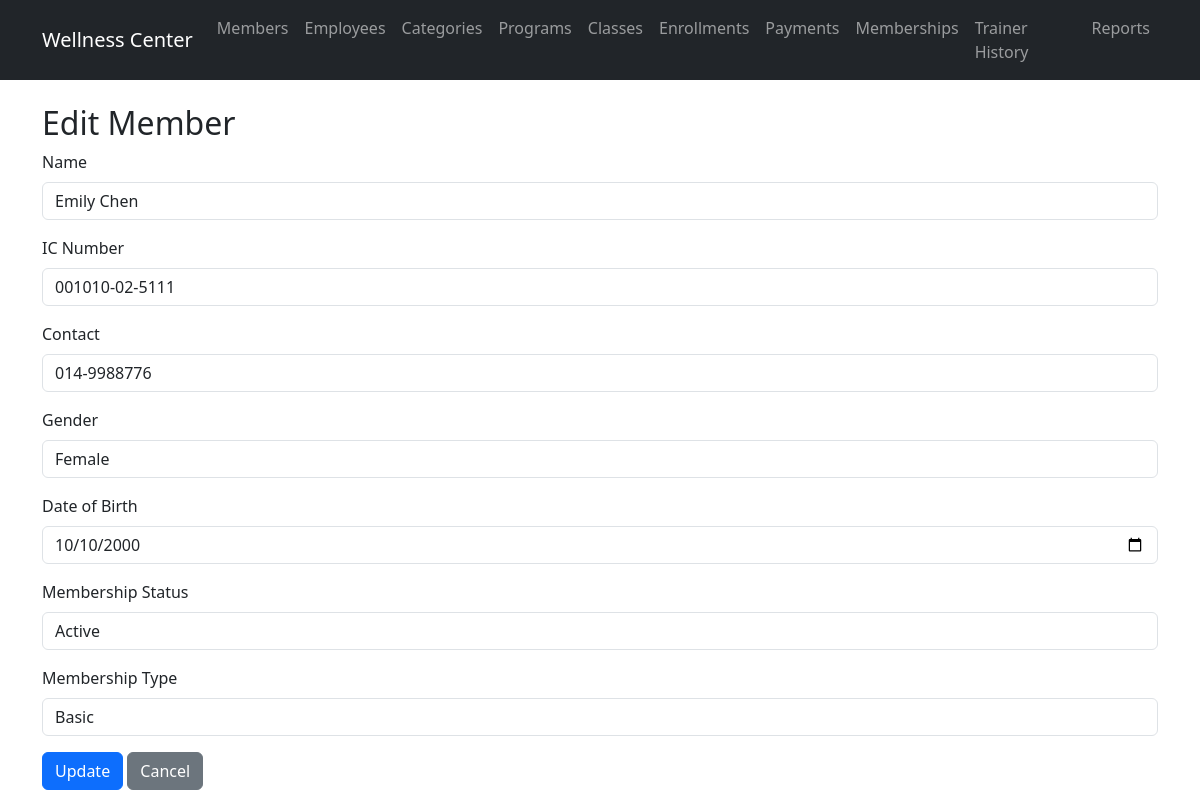
The app's page /routes/members/edit.php?id=4001, older data.
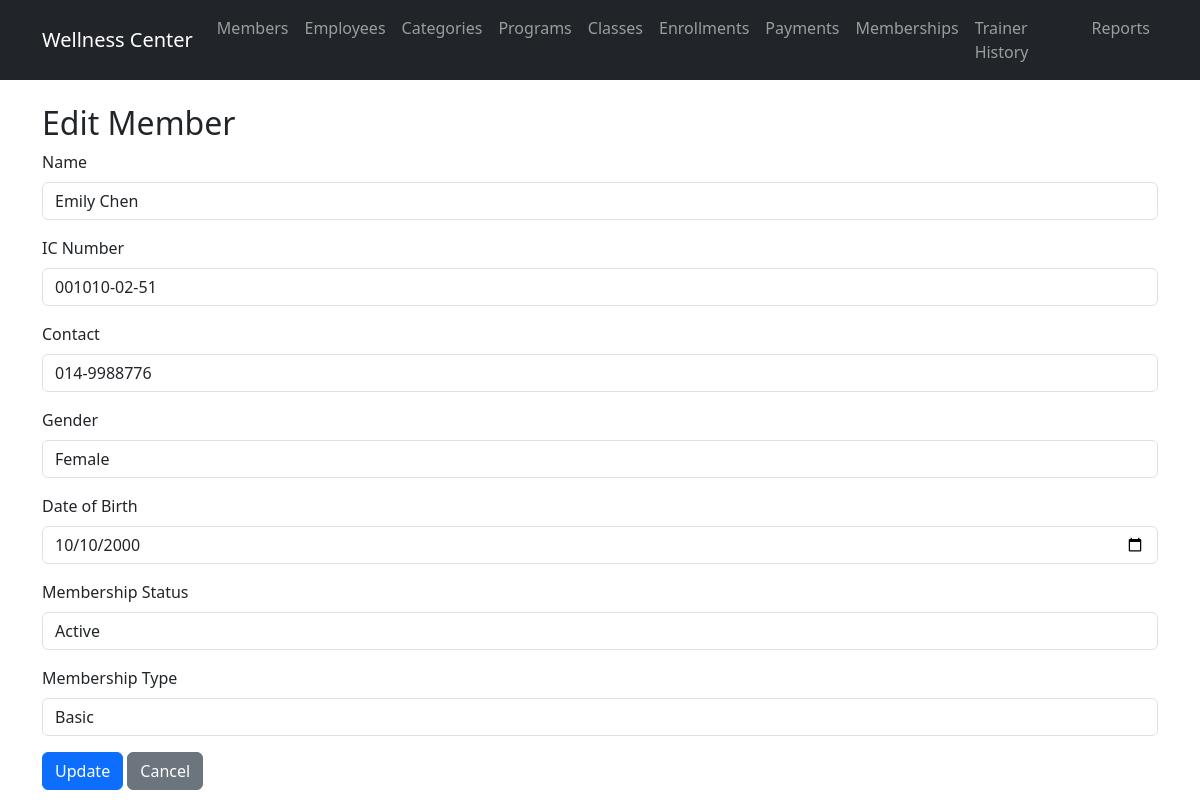
The same page, newer data.
### tables this page shows
CREATE TABLE `member` (
  `member_id` int(11) NOT NULL,
  `member_name` varchar(100) NOT NULL,
  `member_ic` VARCHAR(12) NOT NULL,
  `member_contact` VARCHAR(20) NOT NULL,
  `gender` varchar(10) DEFAULT NULL,
  `date_of_birth` date DEFAULT NULL,
  `membership_status` varchar(20) DEFAULT NULL,
  `type_id` int(11) DEFAULT NULL
);

CREATE TABLE `membership_type` (
  `type_id` int(11) NOT NULL,
  `type_name` varchar(20) NOT NULL,
  `monthly_fee` decimal(10,2) DEFAULT NULL
);

### models/Member.php (called while the page is built, shortened)
<?php
require_once __DIR__ . '/../config/database.php';
class Member {
    public $pdo;
    public function __construct() {
        global $pdo;
        $this->pdo = $pdo;
    }
    public function getById($id) {
        $stmt = $this->pdo->prepare("SELECT m.*, mt.type_name, mt.monthly_fee FROM member m LEFT JOIN membership_type mt ON m.type_id = mt.type_id WHERE m.member_id = ?");
        $stmt->execute([$id]);
        return $stmt->fetch(PDO::FETCH_ASSOC);
    }
}
?>

### models/Membership.php (called while the page is built, shortened)
<?php
require_once __DIR__ . '/../config/database.php';
class Membership {
    private $pdo;
    public function __construct() {
        global $pdo;
        $this->pdo = $pdo;
    }
    public function getAll() {
        $stmt = $this->pdo->query("SELECT * FROM membership_type");
        return $stmt->fetchAll(PDO::FETCH_ASSOC);
    }
}
?>

### routes/members/edit.php (the view, shortened to what this page needs)
<?php
require_once '../../models/Member.php';
require_once '../../models/Membership.php';
$member = new Member();
$membership = new Membership();
$id = $_GET['id'];
$data = $member->getById($id);
$types = $membership->getAll();
include '../../views/header.php';
?>
<h2>Edit Member</h2>
<form method="post">
    <div class="mb-3">
        <label for="member_name" class="form-label">Name</label>
        <input type="text" class="form-control" id="member_name" name="member_name" value="<?php echo $data['member_name']; ?>" required>
    </div>
    <div class="mb-3">
        <label for="member_ic" class="form-label">IC Number</label>
        <input type="text" class="form-control" id="member_ic" name="member_ic" value="<?php echo $data['member_ic']; ?>" required>
    </div>
    <div class="mb-3">
        <label for="member_contact" class="form-label">Contact</label>
        <input type="text" class="form-control" id="member_contact" name="member_contact" value="<?php echo $data['member_contact']; ?>">
    </div>
    <div class="mb-3">
        <label for="gender" class="form-label">Gender</label>
        <select class="form-control" id="gender" name="gender">
            <option value="Female" <?php echo ($data['gender'] == 'Female' ? 'selected' : ''); ?>>Female</option>
        </select>
    </div>
    <div class="mb-3">
        <label for="date_of_birth" class="form-label">Date of Birth</label>
        <input type="date" class="form-control" id="date_of_birth" name="date_of_birth" value="<?php echo $data['date_of_birth']; ?>">
    </div>
    <div class="mb-3">
        <label for="membership_status" class="form-label">Membership Status</label>
        <select class="form-control" id="membership_status" name="membership_status">
            <option value="Active" <?php echo ($data['membership_status'] == 'Active' ? 'selected' : ''); ?>>Active</option>
        </select>
    </div>
    <div class="mb-3">
        <label for="type_id" class="form-label">Membership Type</label>
        <select class="form-control" id="type_id" name="type_id" required>
            <?php foreach ($types as $type): ?>
            <option value="<?php echo $type['type_id']; ?>" <?php echo ($data['type_id'] == $type['type_id'] ? 'selected' : ''); ?>><?php echo $type['type_name']; ?></option>
            <?php endforeach; ?>
        </select>
    </div>
    <button type="submit" class="btn btn-primary">Update</button>
    <a href="view.php" class="btn btn-secondary">Cancel</a>
</form>
<?php include '../../views/footer.php'; ?>

Row changes from the older to the newer data that the page shows:
changed member "Emily Chen": member_ic "001010-02-5111" → "001010-02-51"
